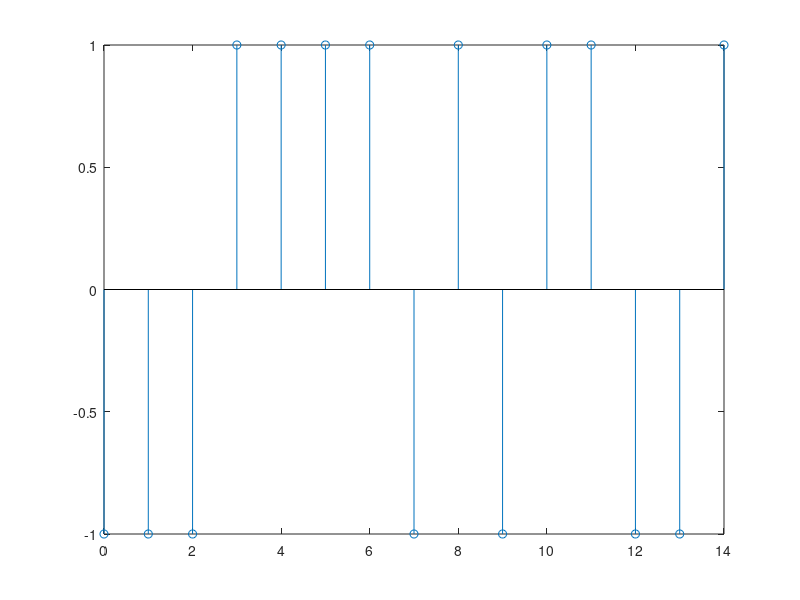

Recreate this plot in MATLAB.
function [m15] = M15()

clear all
clf
register=[1 0 0 0];
for ri=1:15,
m15(ri)=register(1,4);
register(2:4)=register(1:3);
register(1,1)=rem((register(1,1)+m15(1,ri)),2);
end
m15=2*m15-1;
stem((0:14),m15)
